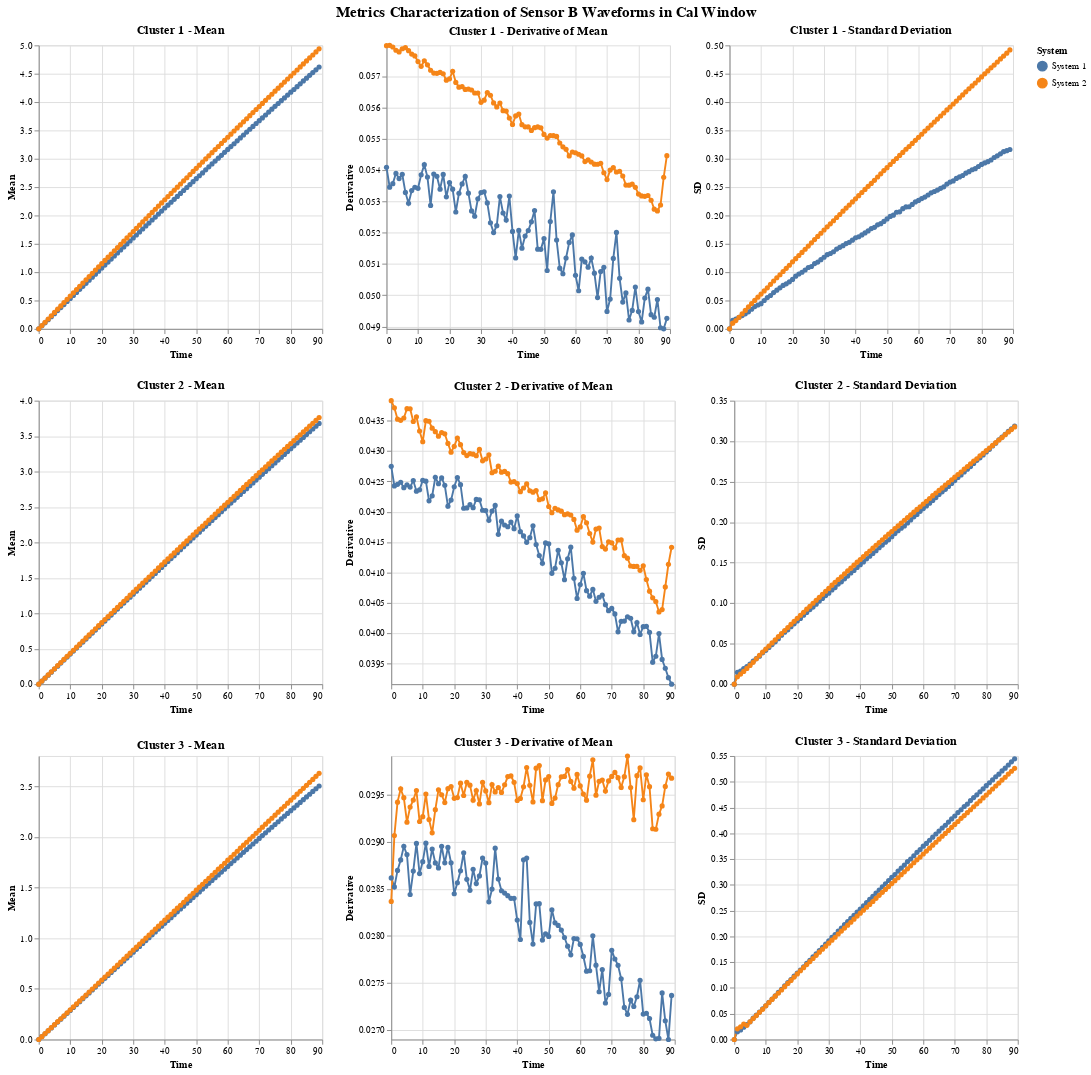

This figure's notebook cell:
### Code cell
plotAllClusters(B_cal_window_zero, y_pred, "Cal", "B")
